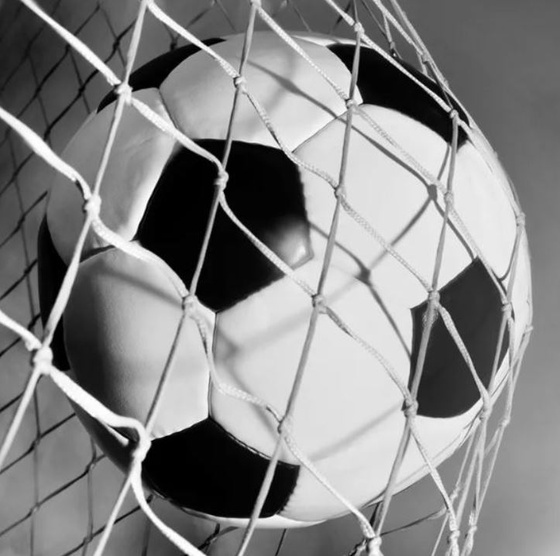
#> input picture photos/ball.JPG, 560 x 556 px, shrunk from 723 x 718 before the run, found by its file name
$ python opencv02-templateMatching.py
#> lines starting #> are read from the running program, lines starting #| are printed output that depends on the picture
import cv2

img = cv2.imread('ball.jpg', 0)
#> img is the input picture: shape (556, 560); min 0, max 255, mean 134.2
template = cv2.imread('goal.jpg', 0)
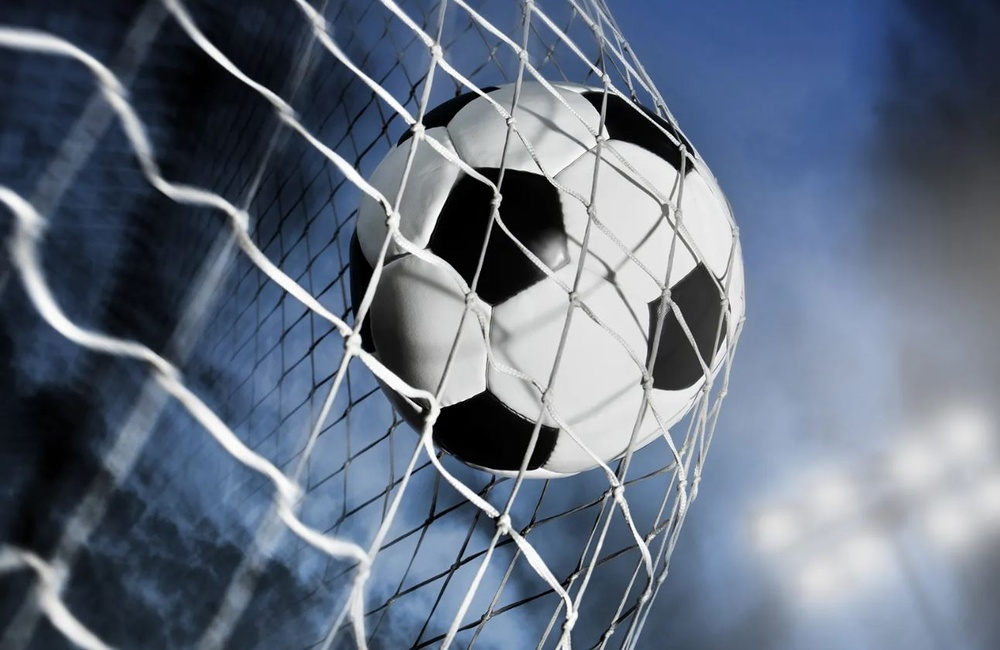
#> input picture photos/goal.JPG, 1000 x 650 px, shrunk from 1292 x 840 before the run, found by its file name
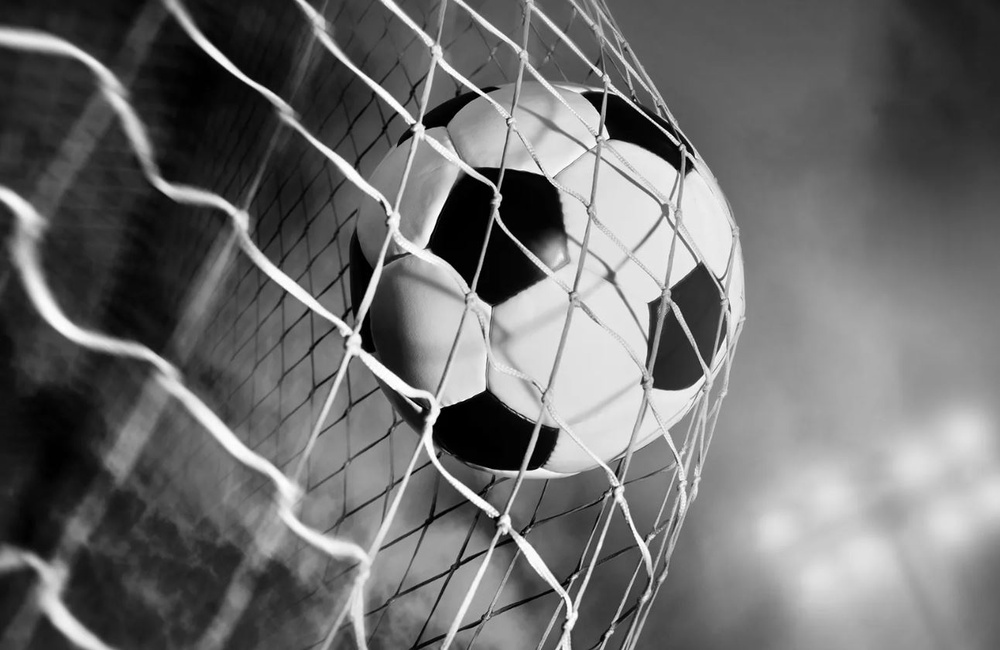
#> template: shape (650, 1000); min 0, max 255, mean 109.3

h, w = template.shape
#> h = 650; w = 1000

methods = [cv2.TM_CCOEFF, cv2.TM_CCOEFF_NORMED,
           cv2.TM_CCORR, cv2.TM_CCORR_NORMED, cv2.TM_SQDIFF, cv2.TM_SQDIFF_NORMED]

for method in methods:
    img2 = img.copy()

    result = cv2.matchTemplate(img2, template, method)
    min_val, max_val, min_loc, max_loc = cv2.minMaxLoc(result)
    if method in [cv2.TM_SQDIFF, cv2.TM_SQDIFF_NORMED]:
        location = min_loc
    else:
        location = max_loc

    bottom_right = (location[0] + w, location[1] + h)
    cv2.rectangle(img2, location, bottom_right, 255, 5)
    cv2.imshow('Match', img2)
    cv2.waitKey(0)
    cv2.destroyAllWindows()
#> this loop made 6 passes
#> (min_val, max_val, min_loc, location, bottom_right) on passes 1 to 4: (-1746780.9, 626283904, (411, 0), (278, 0), (1278, 650)), (-0.00114, 0.396, (411, 0), (279, 0), (1279, 650)), (3.66e+09, 6.16e+09, (0, 0), (430, 94), (1430, 744)), (0.699, 0.862, (0, 0), (279, 0), (1279, 650))
#> (min_val, max_val, max_loc, location, bottom_right) on passes 5 to 6: (1.94e+09, 3.76e+09, (0, 0), (279, 0), (1279, 650)), (0.279, 0.718, (0, 0), (279, 0), (1279, 650))
#> pass 1, `result = cv2.matchTemplate(img2, template, method)`:
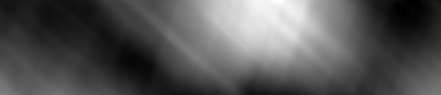
#> result: shape (95, 441) float32; min -1746780.9, max 626283904, mean 209167184; drawn with min black and max white
#> pass 1, `cv2.imshow('Match', img2)`:
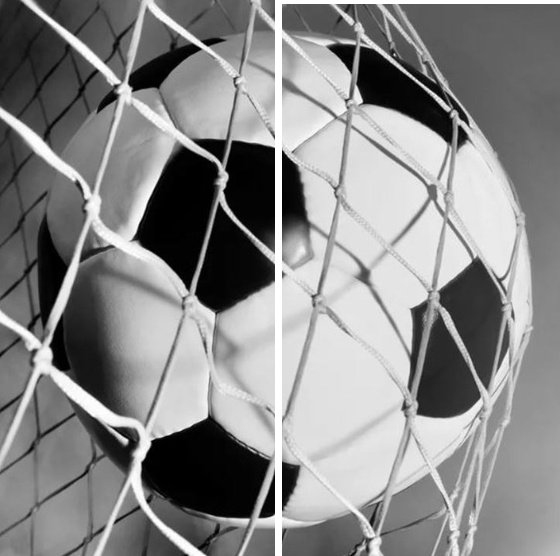
#> window 'Match': shape (556, 560); min 0, max 255, mean 136.3
#> pass 2, `cv2.imshow('Match', img2)`:
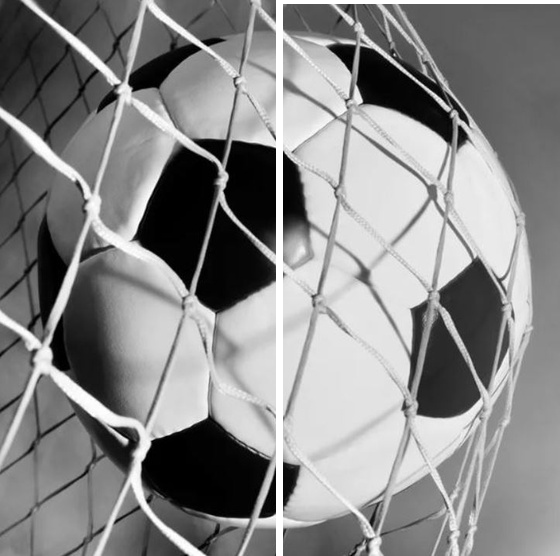
#> window 'Match': shape (556, 560); min 0, max 255, mean 136.3
#> after the loop:
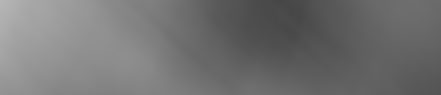
#> result: shape (95, 441) float32; min 0.279, max 0.718, mean 0.449
